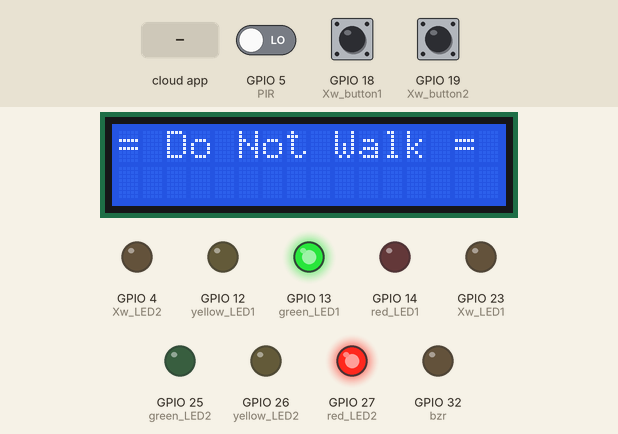
Recording of a sketch running on a simulated ESP32. On the bench: 16×2 character LCD, output pins drawn as LEDs (lit = HIGH). Dashed ring = blinking. The test bench sets the inputs (shaded band); at power-on: GPIO 18 (Xw_button1) HIGH, GPIO 19 (Xw_button2) HIGH, GPIO 5 (PIR) LOW. WiFi joins after 1.5 s; servers stay silent unless stated; what the sketch prints to the serial monitor is not drawn.

Above: at 8.2 s.
8.3 s: GPIO 18 (Xw_button1) pulled LOW for 1 s
At 9.6 s:
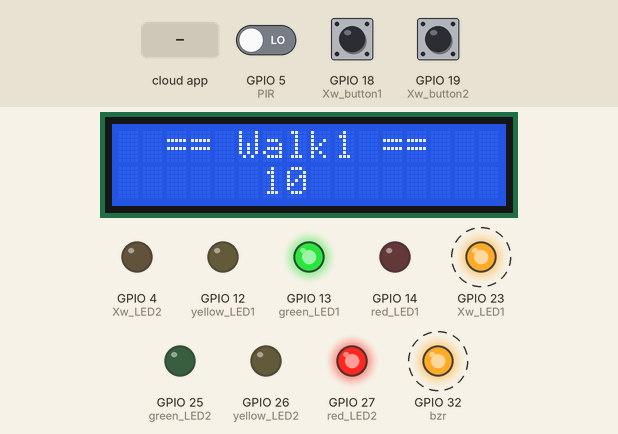
12.2 s: the phone or cloud app sets 1 to 1
At 13.9 s:
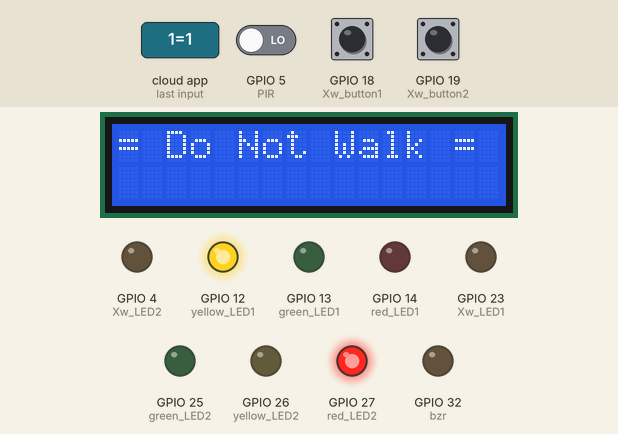
16.3 s: the phone or cloud app sets 1 to 0
At 17.1 s:
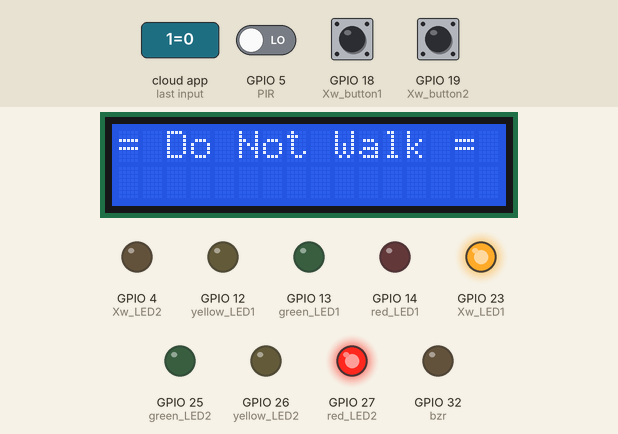
18.8 s: GPIO 19 (Xw_button2) pulled LOW for 1 s
At 23.5 s:
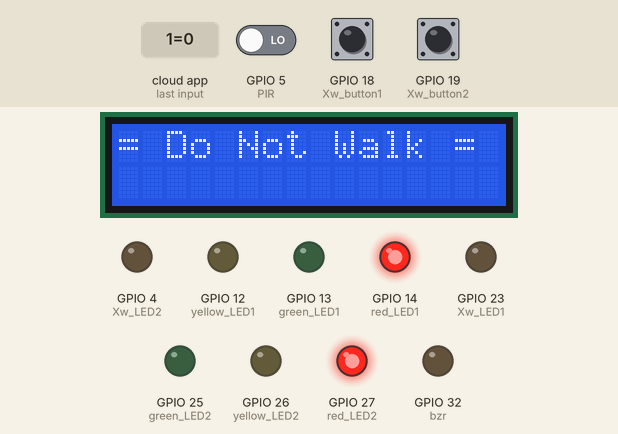
23.9 s: the phone or cloud app sets 1 to 1
At 26.0 s:
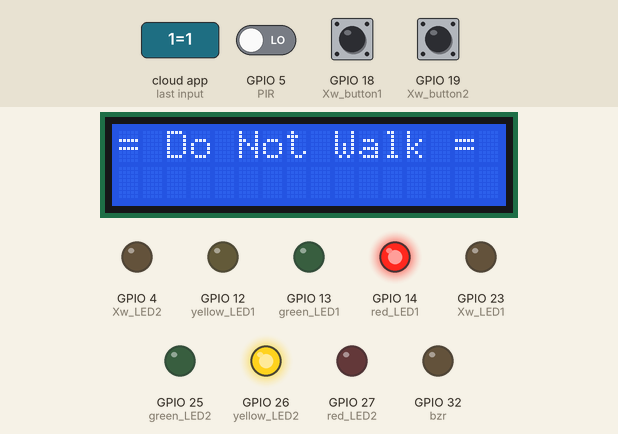
Timing chart, 0 to 27.7 s (numbered marks = the images above; inputs shaded):
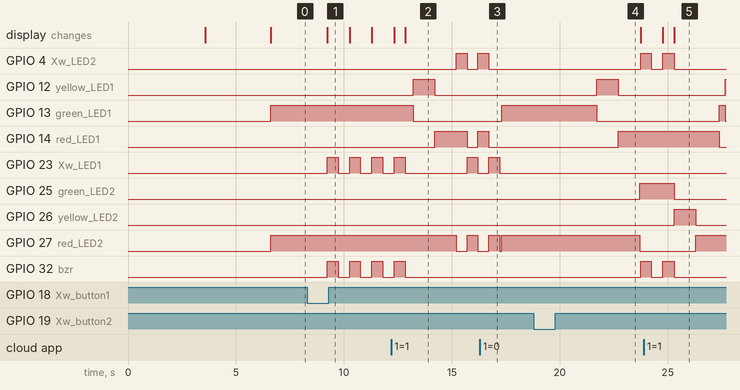

The sketch:

CEIS114_Final.ino
```cpp
// === Alexander Morgan ====
// Final project, Option #1&2
//==============Cayenne===============
#define CAYENNE_PRINT Serial
#include <CayenneMQTTESP32.h>
int ONOFF ;
// WiFi network info.

char *ssid = "YOUR SSID";
char *wifiPassword = "YOUR WIFI PASSWORD";

// Cayenne authentication info. This should be obtained from the Cayenne Dashboard.
//Replace with your MQTT  USERNAME, PASSWORD, and CLIENT_ID
char username[] = "CAYENNE USERNAME";
char password[] = "CAYENNE PASSWORD";
char clientID[] = "CAYENNE CLIENTID";

//==================== LCD ====================
#include <Wire.h>  //lcd
#include <LiquidCrystal_I2C.h> //lcd
LiquidCrystal_I2C lcd(0x27,16,2); //set the LCD address to 0x3F for a 16 chars and 2-line display
// if it does not work then try 0x3F, if both addresses do not work then run the scan code below

const int bzr=32;      // GPIO32 to connect the Buzzer
const int PIR = 5; //Sensor for side street
int PirValue;

const int red_LED1  = 14;   // The red LED1 is wired to ESP32 board pin GPIO14
const int yellow_LED1  =12;   // The yellow LED1 is wired to ESP32 board pin GPIO12
const int green_LED1 = 13; // The green LED1 is wired to ESP32 board pin GPIO13
const int Xw_LED1 = 23;

const int red_LED2  = 27;   // The red LED2 is wired to Mega board pin GPIO25
const int yellow_LED2  = 26;   // The yellow LED2 is wired to Mega board pin GPIO 26
const int green_LED2 = 25; // The green LED2 is wired to Mega board pin GPIO 27
const int Xw_LED2 = 4;

int Xw_value1; //value to hold cross walk values
const int Xw_button1 = 18; //Cross Walk button 1
int Xw_value2;
const int Xw_button2 = 19; //Cross walk button 2

TaskHandle_t Task1; //Task handles to handle tasks on seperate cores
TaskHandle_t Task2;

void setup() {
  Serial.begin(115200);
  pinMode(Xw_button1, INPUT_PULLUP); // 0=pressed, 1 = unpressed button
  pinMode(Xw_button2, INPUT_PULLUP);
  // This is here to force the ESP32 to reset the WiFi and initialize correctly.

  Serial.print("WIFI status = ");
  Serial.println(WiFi.getMode());

  WiFi.disconnect(true);
  delay(1000);
  WiFi.mode(WIFI_STA);
  delay(1000);
  Serial.print("WIFI status = ");
  Serial.println(WiFi.getMode());
  // End silly stuff !!! =======================

  // Connect to provided SSID and PASSWORD
  WiFi.begin(ssid, password);
  //=============== Setting ESP32 for Cayenne ==============
  Cayenne.begin(username, password, clientID, ssid, wifiPassword);

  pinMode(PIR, INPUT); //0=No Activity, 1=ActivityD

  lcd.init(); // initialize the lcd
  lcd.backlight();
  lcd.setCursor(0,0);
  lcd.print("= Alex Morgan =");
  Serial.println("= Alex Morgan =");
  delay(2500);
  pinMode(bzr,OUTPUT);

  pinMode(red_LED1, OUTPUT);  // initialize digital pin 14 (Red LED1) as an output.
  pinMode(yellow_LED1, OUTPUT);  // initialize digital pin12 (yellow LED1) as an output.
  pinMode(green_LED1, OUTPUT);    // initialize digital pin 13 (green LED1) as an output.
  pinMode(Xw_LED1, OUTPUT);

  pinMode(red_LED2, OUTPUT);  // initialize digital pin 25(Red LED2) as an output.
  pinMode(yellow_LED2, OUTPUT); // initialize digital pin 26 (yellow LED2) as an output.
  pinMode(green_LED2, OUTPUT); // initialize digital pin 27 (green LED2) as an output.
  pinMode(Xw_LED2, OUTPUT);
  digitalWrite(Xw_LED1, LOW);
  digitalWrite(Xw_LED2, LOW);
  Xw_value1 = 1;
  Xw_value2 = 1;

  //create a task that will be executed in the XwTask() function,
  //with priority 1 and executed on core 0
  xTaskCreatePinnedToCore(
                    XwTask,   /* Task function. */
                    "Task1",     /* name of task. */
                    10000,       /* Stack size of task */
                    NULL,        /* parameter of the task */
                    1,           /* priority of the task */
                    &Task1,      /* Task handle to keep track of created task */
                    0);          /* pin task to core 0 */
  delay(500);

  //create a task that will be executed in the LED_LCD_task() function,
  //with priority 1 and executed on core 1
  xTaskCreatePinnedToCore(
                    LED_LCD_task,   /* Task function. */
                    "Task2",     /* name of task. */
                    10000,       /* Stack size of task */
                    NULL,        /* parameter of the task */
                    1,           /* priority of the task */
                    &Task2,      /* Task handle to keep track of created task */
                    1);          /* pin task to core 1 */
  delay(500);
}

void loop() {
}

void XwTask(void * pvParameters) { //core 0 task for taking data from buttons and Cayenne site
    Serial.print("XwTask running on core ");
    Serial.println(xPortGetCoreID());
    Serial.println(uxTaskGetStackHighWaterMark(NULL));
    while (true) {
        Cayenne.loop(); // Calling Cayenne =========
        Serial.print("ONOFF = ");
        Serial.println(ONOFF);
        Xw_value1 = digitalRead(Xw_button1);
        Xw_value2 = digitalRead(Xw_button2);
        Serial.print("PIR = ");
        Serial.println(digitalRead(PIR));
        if (Xw_value1 <= 0) { //these statements allow button2 to be press while button1/Xw1 is in action
            while (Xw_value1 <= 0) {
                Xw_value1 -= 1;
                Xw_value2 = digitalRead(Xw_button2);
                Cayenne.loop();
                if ( ONOFF == 1) { //** I've place these if statements all over to interrupt every action if
                                   //**Emergency button is triggered
                    break;
                }
                if (Xw_value2 <= 0) {
                    while (Xw_value2 <= 0) {
                        Xw_value2 -= 1;
                        Cayenne.loop();
                        if ( ONOFF == 1) { //**
                            break;
                        }
                        delay(50);
                    }
                }
                delay(50);
            }
        }
        if (Xw_value2 <= 0) { //these statements allow button1 to be press while button2/Xw2 is in action
            while (Xw_value2 <= 0) {
                Xw_value2 -= 1;
                Xw_value1 = digitalRead(Xw_button1);
                Cayenne.loop();
                if ( ONOFF == 1) { //**
                    break;
                }
                if (Xw_value1 <= 0) {
                    while (Xw_value1 <= 0) {
                        Xw_value1 -= 1;
                        Cayenne.loop();
                        if ( ONOFF == 1) { //**
                            break;
                        }
                        delay(50);
                    }
                }
                delay(50);
            }
        }
        delay(50);
    }
}

void LED_LCD_task(void * pvParameters) { //Core 1 task for changing lights depending on action
    Serial.print("LED_LCD_task running on core ");
    Serial.println(xPortGetCoreID());
    Serial.println(uxTaskGetStackHighWaterMark(NULL));
    LcdNoWalk();
    while (true) {
        digitalWrite(green_LED1, HIGH);
        digitalWrite(yellow_LED1, LOW);
        digitalWrite(red_LED1, LOW);
        digitalWrite(green_LED2, LOW);
        digitalWrite(yellow_LED2, LOW);
        digitalWrite(red_LED2, HIGH);
        PirValue = digitalRead(PIR);
        if (ONOFF == 1) {
          delay(250);
          Emergency();
        }
        else if (Xw_value1 <= 0) {
            LcdWalk1();
        }
        else if (Xw_value2 <= 0) {
            delay(2000);
            LcdWalk2();
        }
        else if (PirValue == 1) {
            delay(2000);
            LED2();
        }
        delay(100);
    }
}

void LcdWalk1() { //allows Xw1 to walk along with street 1(main street), counts down walk time
    for (int i=10; i>= 0; i--){
        if ( ONOFF == 1) { //**
          break;
        }
        lcd.clear();
        lcd.setCursor(0, 0);
        lcd.print("  == Walk1 ==  ");
        Serial.print("== Walk1 == ");
        Serial.println(i);
        lcd.setCursor(0, 1);
        lcd.print("      ");
        lcd.print(i);
        lcd.print("       ");
        digitalWrite(Xw_LED1, HIGH);
        digitalWrite(bzr, HIGH);
        delay(500);
        if ( ONOFF == 1) { //**
          break;
        }
        digitalWrite(Xw_LED1, LOW);
        digitalWrite(bzr, LOW);
        delay(500);
    }
    Xw_value1 = 1;
    LcdNoWalk();
    digitalWrite(Xw_LED1, LOW);
    digitalWrite(bzr, LOW);
}

void LcdWalk2() { //allows Xw2 to walk along with street 2(side street), counts down walk time
    digitalWrite(green_LED1, LOW);
    digitalWrite(yellow_LED1, HIGH);
    digitalWrite(red_LED1, LOW);
    delay(1000);
    digitalWrite(green_LED1, LOW);
    digitalWrite(yellow_LED1, LOW);
    digitalWrite(red_LED1, HIGH);
    delay(1000);
    for (int i=10; i>= 0; i--){ //walk counter
        if ( ONOFF == 1) { //**
          break;
        }
        digitalWrite(green_LED2, HIGH);
        digitalWrite(yellow_LED2, LOW);
        digitalWrite(red_LED2, LOW);
        lcd.clear();
        lcd.setCursor(0, 0);
        lcd.print("  == Walk2 ==  ");
        Serial.print("== Walk2 == ");
        Serial.println(i);
        lcd.setCursor(0, 1);
        lcd.print("      ");
        lcd.print(i);
        lcd.print("       ");
        digitalWrite(Xw_LED2, HIGH);
        digitalWrite(bzr, HIGH);
        delay(500);
        if ( ONOFF == 1) { //**
          break;
        }
        digitalWrite(Xw_LED2, LOW);
        digitalWrite(bzr, LOW);
        delay(500);
    }
    Xw_value2 = 1;
    LcdNoWalk();
    digitalWrite(Xw_LED2, LOW);
    digitalWrite(bzr, LOW);
    digitalWrite(green_LED2, LOW);
    digitalWrite(yellow_LED2, HIGH);
    digitalWrite(red_LED2, LOW);
    delay(1000);
    digitalWrite(green_LED2, LOW);
    digitalWrite(yellow_LED2, LOW);
    digitalWrite(red_LED2, HIGH);
    delay(1000);
}

void LcdNoWalk() { //function to stop cross walk
    lcd.clear();
    lcd.setCursor(0, 0);
    lcd.print("= Do Not Walk =");
    Serial.println("= Do Not Walk =");
}

void LED2() { //function to change LED1s(street 1) to red and LED2s(side street) to green, then back to red
  for (int i=1; i>=1; i--){ //this for statement only runs once
                            //but I need a for loop in case emergency button is pressed
    if ( ONOFF == 1) { //**
      break;
    }
    digitalWrite(green_LED1, LOW);
    digitalWrite(yellow_LED1 , HIGH);
    digitalWrite(red_LED1, LOW);
    delay(1000);
    if ( ONOFF == 1) { //**
      break;
    }
    digitalWrite(green_LED1, LOW);
    digitalWrite(yellow_LED1 , LOW);
    digitalWrite(red_LED1, HIGH);
    delay(1000);
    if ( ONOFF == 1) { //**
      break;
    }
    digitalWrite(green_LED2, HIGH);
    digitalWrite(yellow_LED2 , LOW);
    digitalWrite(red_LED2, LOW);
    delay(2500);
    if ( ONOFF == 1) { //**
      break;
    }
    delay(2500);
  }
  digitalWrite(green_LED1, LOW);
  digitalWrite(yellow_LED1, LOW);
  digitalWrite(red_LED1, HIGH);
  digitalWrite(green_LED2, LOW);
  digitalWrite(yellow_LED2 , HIGH);
  digitalWrite(red_LED2, LOW);
  delay(1000);
  digitalWrite(green_LED2, LOW);
  digitalWrite(yellow_LED2 , LOW);
  digitalWrite(red_LED2, HIGH);
  delay(1000);
  PirValue = 0;
}

void Emergency() { //stops all traffic, then flashes blue and red lights for emergency vehicles
                   //as long as the emergency button is pressed
  LcdNoWalk();
  Serial.println("= Emergency =");
  digitalWrite(green_LED1, LOW);
  digitalWrite(yellow_LED1, HIGH);
  digitalWrite(red_LED1,LOW);
  delay(1000);
  digitalWrite(green_LED1, LOW);
  digitalWrite(yellow_LED1, LOW);
  digitalWrite(red_LED1,HIGH);
  delay(1000);
  while ( ONOFF == 1) {
    digitalWrite(Xw_LED1, LOW);
    digitalWrite(Xw_LED2, HIGH);
    digitalWrite(red_LED1, HIGH);
    digitalWrite(red_LED2, LOW);
    delay(500);
    digitalWrite(Xw_LED1, HIGH);
    digitalWrite(Xw_LED2, LOW);
    digitalWrite(red_LED1, LOW);
    digitalWrite(red_LED2, HIGH);
    delay(500);
  }
  digitalWrite(Xw_LED1, LOW);
  digitalWrite(Xw_LED2, LOW);
  digitalWrite(red_LED1, LOW);
  digitalWrite(red_LED2, LOW);
}

CAYENNE_IN(1) {
  // Using channel (1) (you can use any other channel but it must match the widget
  //you will be creating for it.
  //As shown in the example below for channel (1) widget
  ONOFF = getValue.asInt();
}
```

Measured:
- after the input at 8.3 s, GPIO 23 (Xw_LED1), GPIO 32 (bzr): alternates HIGH for 0.50 s and LOW for 0.53 s, starting after 0.93 s; the display: changes after 0.93 s (image 1)
- after the input at 12.2 s, GPIO 4 (Xw_LED2): LOW → HIGH after 3.0 s, → LOW 0.50 s later, → HIGH 0.50 s later; GPIO 12 (yellow_LED1): LOW → HIGH after 1.0 s, → LOW 1.0 s later
- after the input at 16.3 s, GPIO 4 (Xw_LED2), GPIO 14 (red_LED1): goes on until 16.7 s, then stays LOW; GPIO 13 (green_LED1): LOW → HIGH after 1.0 s; GPIO 23 (Xw_LED1): goes on until 17.2 s, then stays LOW
- after the input at 18.8 s, GPIO 4 (Xw_LED2), GPIO 25 (green_LED2), GPIO 32 (bzr): LOW → HIGH after 4.9 s; GPIO 12 (yellow_LED1): LOW → HIGH after 2.9 s, → LOW 1.0 s later; GPIO 13 (green_LED1): HIGH → LOW after 2.9 s; GPIO 14 (red_LED1): LOW → HIGH after 3.9 s; GPIO 27 (red_LED2): HIGH → LOW after 4.9 s
- after the input at 23.9 s, GPIO 4 (Xw_LED2): goes on until 25.3 s, then stays LOW; GPIO 12 (yellow_LED1): LOW → HIGH after 3.8 s
